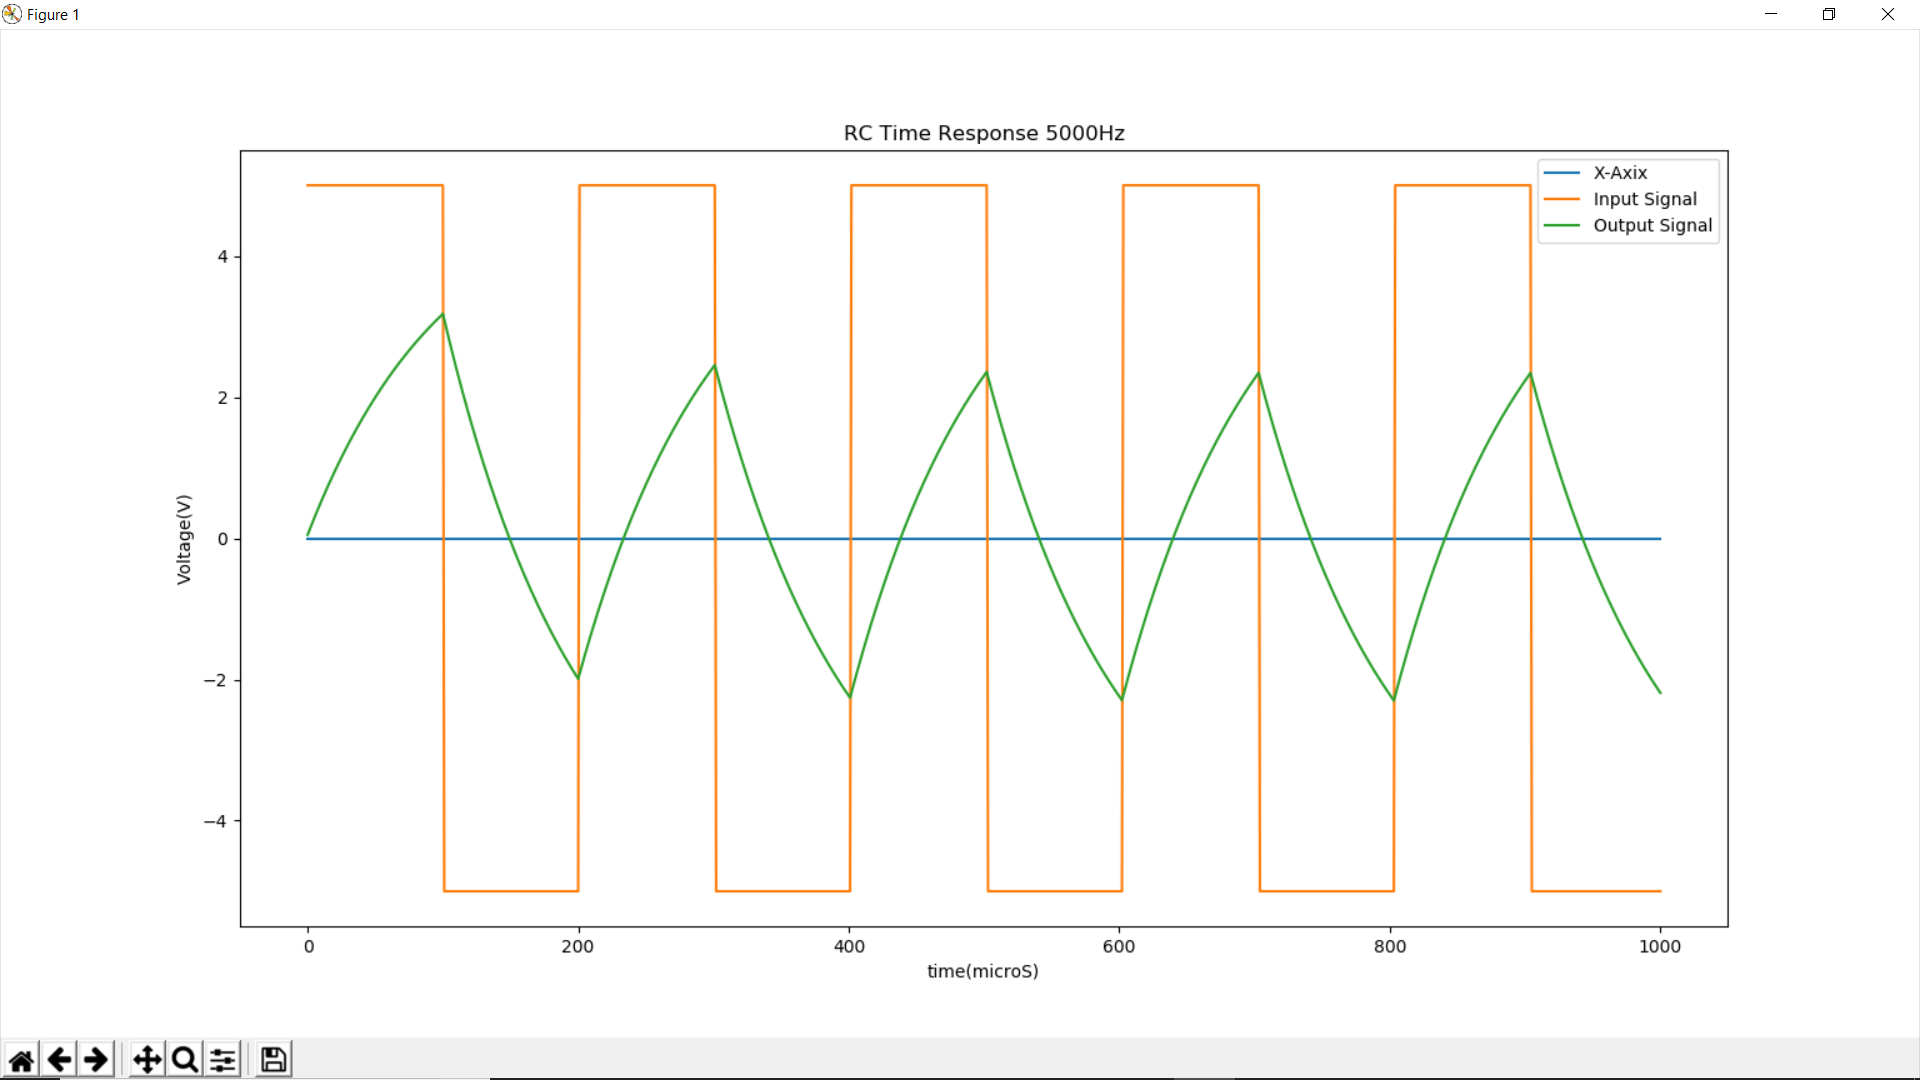

Here is the Python script that generated this plot:
import matplotlib.pyplot as graph
import numpy as numg
import math
time=numg.arange(0,0.001,0.000001)
frequency=5000
amplitude=5
period=1/frequency
period_half=period/2
check=0
input_signal=[]
output_signal=[]
R=10000
C=0.00000001
time_contant_inverse=1/(R*C)
y=[]
v_prev=0
for x in time:
	v_o=amplitude
	if(check<period_half):
		input_signal.append(amplitude)
	else:
		input_signal.append(-amplitude)
		v_o=-v_o
	v_prev=float(v_o+math.exp(-0.01)*(v_prev-v_o))
	output_signal.append(v_prev)
	check=check+0.000001
	y.append(0)
	if(check>period):
		check=0
graph.title("RC Time Response 5000Hz")
graph.xlabel("time(microS)")
graph.ylabel("Voltage(V)")
graph.plot(y,label="X-Axix")
graph.plot(input_signal,label="Input Signal")
graph.plot(output_signal,label="Output Signal")
graph.legend()
graph.show()		
